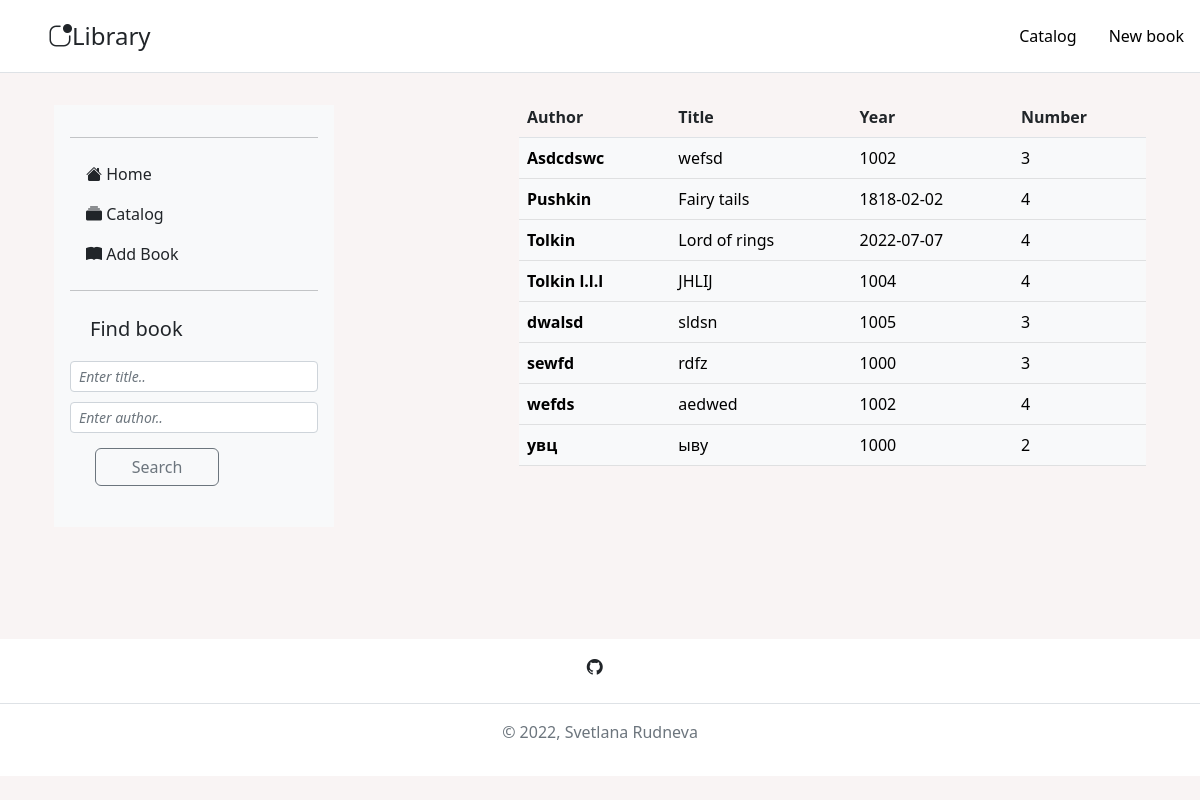
/books-catalog/, run on an earlier commit of the app's database.
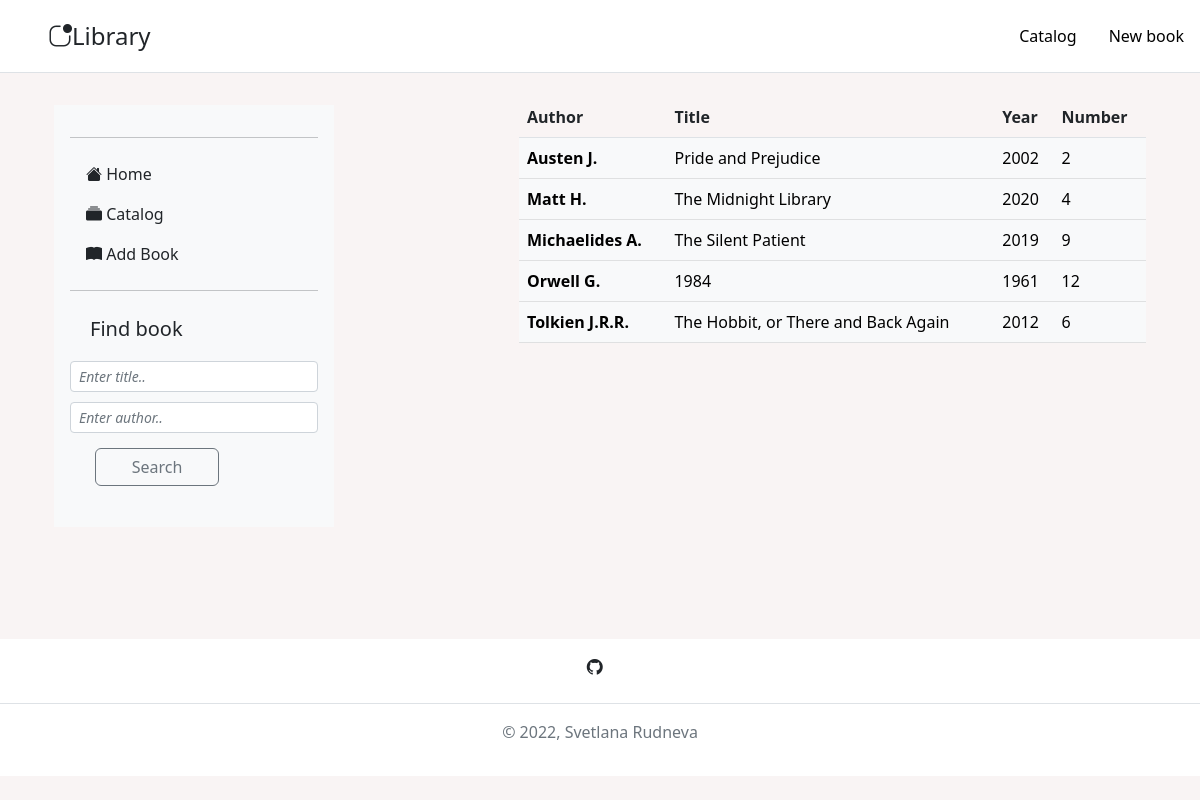
And on a later commit of the database.
### books/models.py (models this page shows, shortened)
class Book(models.Model):
    author = models.CharField(max_length=100)
    title = models.CharField(max_length=150)
    year = models.IntegerField(default=2022)
    number = models.IntegerField(default=0)
    class Meta:
        verbose_name_plural = "books"

### books/views.py (the view)
# urls.py: path('books-catalog/', catalog, name="catalog"),
def catalog(request):
    books = Book.objects.all().order_by("author")
    context = {
        "books": books,
    }
    return render(request, "catalog.html", context)

### templates/catalog.html
{% extends "base.html" %}
{% block content %}
  <table class="table table-hover">
    <thead>
    <tr>
      <th scope="col">Author</th>
      <th scope="col">Title</th>
      <th scope="col">Year</th>
      <th scope="col">Number</th>
    </tr>
    </thead>
    <tbody>
      {% for book in books %}
        <tr class="table-light">
          <th scope="row">{{ book.author }}</th>
          <td>{{ book.title }}</td>
          <td>{{ book.year }}</td>
          <td>{{ book.number }}</td>
        </tr>
      {% endfor %}
    </tbody>
  </table>
{% endblock %}

### templates/base.html (shortened to what this page needs)
{% load static %}
<!DOCTYPE html>
<html lang="en">
<head>
    <link href="https://getbootstrap.com/docs/5.2/dist/css/bootstrap.min.css" rel="stylesheet">
    <link rel="stylesheet" href="https://cdn.jsdelivr.net/npm/bootstrap-icons@1.8.3/font/bootstrap-icons.css">
    <link href="{% static 'css/style.css' %}" rel="stylesheet">
</head>
<body>
  {% include "header.html" %}
  <main class="container">
    {% block home %}
        <div class="container">
        <div class="row g-5">
          <div class="col-lg-5">
            <div class="navbar navbar-expand-lg mx-0">
              <div class="offcanvas offcanvas-start">
                {% include "sidebar.html" %}
              </div>
            </div>
          </div>
        <div class="col-md-8 col-lg-6 vstack gap-4">
            {% block content %}
            {% endblock %}
        </div>
        </div>
        </div>
    {% endblock %}
  </main>
  {% include "footer.html" %}
</body>
</html>

### templates/header.html
<header class="d-flex flex-wrap justify-content-center py-3 mb-4 border-bottom">
    <a href="/" class="d-flex align-items-center mb-3 mb-md-0 me-md-auto text-dark text-decoration-none">
      <svg class="bi me-2" width="40" height="32"><use xlink:href="#bootstrap"></use></svg>
      <span class="fs-4"><i class="bi bi-app-indicator"></i>Library</span>
    </a>
    <ul class="nav nav-pills">
      <li class="nav-item"><a href="{% url 'catalog' %}" class="nav-link" style="color:black;">Catalog</a></li>
      <li class="nav-item"><a href="{% url 'add' %}" class="nav-link" style="color:black;">New book</a></li>
    </ul>
</header>

### templates/sidebar.html
<aside>
    <div class="d-flex flex-column flex-shrink-0 p-3 bg-light" style="width: 280px;">
        <hr>
        <ul class="nav nav-pills flex-column mb-auto">
          <li class="nav-item">
            <a href="{% url 'home' %}" class="nav-link link-dark" aria-current="page">
              <i class="bi bi-house-fill"></i>
              Home
            </a>
          </li>
          <li>
            <a href="{% url 'catalog' %}" class="nav-link link-dark">
              <i class="bi bi-collection-fill"></i>
              Catalog
            </a>
          </li>
          <li>
            <a href="{% url 'add' %}" class="nav-link link-dark">
              <i class="bi bi-book-fill"></i>
              Add Book
            </a>
          </li>
        </ul>
        <hr>
        <p class="h5" style="margin: 10px; margin-left: 20px;">Find book</p>
        <form action="{% url 'search' %}" method="get">
            <div class="filter-wrap" id="filter-wrap">
                <div class="filter-box">
                    <div class="fb-sect">
                      <input class="form-control form-control-sm" type="text" id="title" name="title" placeholder="Enter title.." style="margin:10px; margin-left:0px; font-style: italic;">
                    </div>
                    <div class="fb-sect">
                      <input class="form-control form-control-sm" type="text" id="author" name="author" placeholder="Enter author.." style="margin:10px; margin-left:0px; font-style: italic;">
                    </div>
                    <button type="submit" class="btn btn-outline-secondary" style="margin: 25px; margin-top: 5px; width: 50%;">Search</button>
                </div>
        </form>
    </div>
</aside>

### templates/footer.html
<div class="justify-content-center">
    <footer class="py-3 my-4">
        <div class="nav justify-content-center border-bottom pb-4 mb-3">
            <li>
                <a href="https://github.com/FieryCunningFox" class="col-md-4 d-flex align-items-center justify-content-center mb-3 mb-md-0 me-md-auto link-dark text-decoration-none">
                    <i class="bi bi-github"></i>
                </a>
            </li>
        </div>
        <p class="text-center text-muted">© 2022, Svetlana Rudneva</p>
    </footer>
</div>

### static/css/style.css (style rules this page uses)
body { min-height: 100%; background-color: #f9f4f4; overflow-y: auto; scroll-behavior: auto; display: flex; flex-direction: column; }
html { height: 100%; }
main { max-height: 100vh; overflow-y: auto; scroll-behavior: auto; flex-grow: 1; }
.container, .container-fluid, .container-lg, .container-md, .container-sm, .container-xl, .container-xxl { width: 100%; padding-right: 12px; padding-right: var(--ct-gutter-x,12px); padding-left: 12px; padding-left: var(--ct-gutter-x,12px); margin-right: auto; margin-left: auto; }
.text-center { text-align: center !important; }
header { background-color: white; }
footer { background-color: white; width: 100%; bottom: 0; }
.row { --bs-gutter-x: 1.5rem; --bs-gutter-y: 0; display: flex; flex-wrap: wrap; margin-top: calc(-1 * var(--bs-gutter-y)); margin-right: calc(-.5 * var(--bs-gutter-x)); margin-left: calc(-.5 * var(--bs-gutter-x)); }

What changed in the data, as far as the page shows it:
removed Book: author "Asdcdswc", title "wefsd", year "1002", number "3"
removed Book: author "Pushkin", title "Fairy tails", year "1818-02-02", number "4"
removed Book: author "Tolkin", title "Lord of rings", year "2022-07-07", number "4"
removed Book: author "Tolkin l.l.l", title "JHLIJ", year "1004", number "4"
removed Book: author "dwalsd", title "sldsn", year "1005", number "3"
removed Book: author "sewfd", title "rdfz", year "1000", number "3"
removed Book: author "wefds", title "aedwed", year "1002", number "4"
removed Book: author "увц", title "ыву", year "1000", number "2"
added Book: author "Austen J.", title "Pride and Prejudice", year "2002", number "2"
added Book: author "Matt H.", title "The Midnight Library", year "2020", number "4"
added Book: author "Michaelides A.", title "The Silent Patient", year "2019", number "9"
added Book: author "Orwell G.", title "1984", year "1961", number "12"
added Book: author "Tolkien J.R.R.", title "The Hobbit, or There and Back Again", year "2012", number "6"
